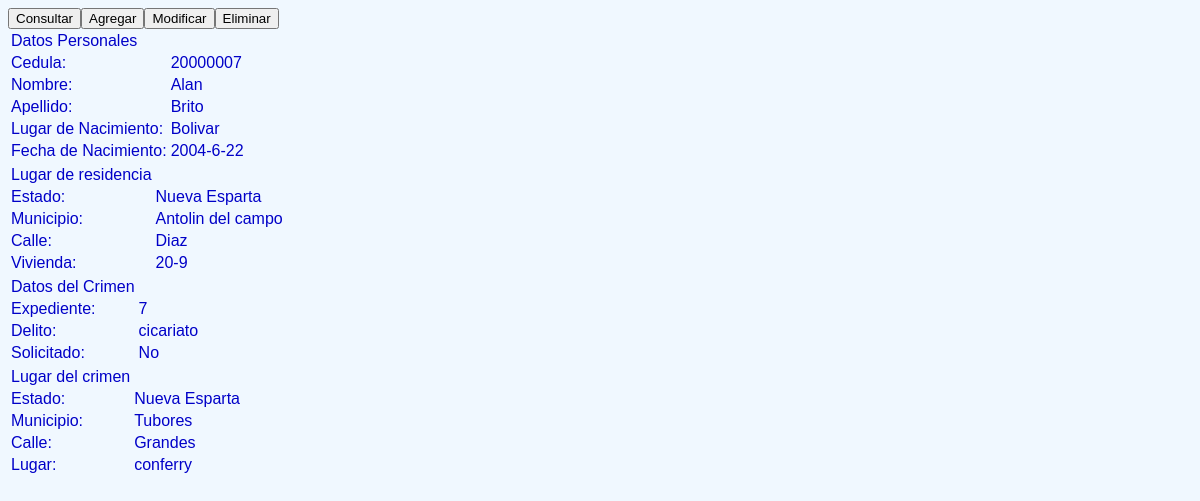
The page /result_consulta.php?cedula=20000007 on the database as committed earlier.
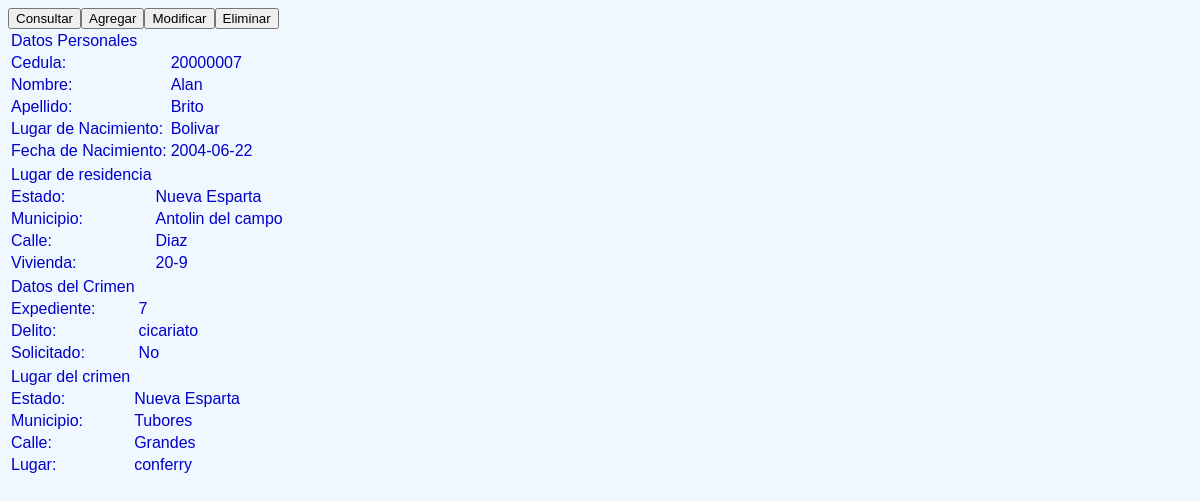
The same page on the database as committed later.
### tables this page shows
CREATE TABLE Ciudadanos(
	cedula INT UNSIGNED NOT NULL,
	nombre VARCHAR(64) NOT NULL,
	apellido VARCHAR(64) NOT NULL,
	l_nacimiento VARCHAR(64) NOT NULL,
	f_nacimiento DATE NOT NULL,
	PRIMARY KEY(cedula)
);

### result_consulta.php (the view, shortened to what this page needs)
<!DOCTYPE html>
<html>
  <head>
    <link rel="stylesheet" type="text/css" href="estilo.css" media="screen" />
  </head>
  <body>
    <nav name="barra" id="id_barra">
      <table>
            <form action="form_consulta.php">
              <input name="boton" id="id_boton" value="Consultar" type="submit"/>
            </form>
            <form action="form_agregar.php">
              <input name="boton" id="id_boton" value="Agregar" type="submit"/>
            </form>
            <form action="form_modificar.php">
              <input name="boton" id="id_boton" value="Modificar" type="submit"/>
            </form>
            <form action="form_eliminar.php">
              <input name="boton" id="id_boton" value="Eliminar" type="submit"/>
            </form>
      </table>
    </nav>
    <article name="contenido" id="id_contenido">
    <?php
    $cedula=$_GET["cedula"];
    include("conexionBD.php");
    $consulta="SELECT * FROM Ciudadanos WHERE cedula='$cedula'";
    $resultado=mysqli_query($conexion, $consulta);
    if($fila=mysqli_fetch_array($resultado, MYSQLI_ASSOC)){
      $consulta="SELECT * FROM Ciudadanos WHERE cedula='$cedula'";
      $resultado=mysqli_query($conexion, $consulta);
      mysqli_set_charset($conexion, "utf8");
      echo ("<table>");
      echo("<tr><td>Datos Personales</td></tr>");
      while($fila=mysqli_fetch_array($resultado, MYSQLI_ASSOC)){
        echo ("<tr><td>Cedula: </td><td>$fila[cedula]</td></tr>");
        echo ("<tr><td>Nombre: </td><td>$fila[nombre]</td></tr>");
        echo ("<tr><td>Apellido: </td><td>$fila[apellido]</td></tr>");
        echo ("<tr><td>Lugar de Nacimiento: </td><td>$fila[l_nacimiento]</td></tr>");
        echo ("<tr><td>Fecha de Nacimiento: </td><td>$fila[f_nacimiento]</td></tr>");
      }
      echo("</table>");
            $consulta="SELECT * FROM Ubicacion_Ciudadanos WHERE cedula_uc='$cedula'";
            $resultado=mysqli_query($conexion, $consulta);
            echo("<table>");
            echo("<tr><td>Lugar de residencia</td></tr>");
            while($fila=mysqli_fetch_array($resultado, MYSQLI_ASSOC)){
              echo ("<tr><td>Estado: </td><td>$fila[estado_uc]</td></tr>");
              echo ("<tr><td>Municipio: </td><td>$fila[municipio_uc]</td></tr>");
              echo ("<tr><td>Calle: </td><td>$fila[calle_uc]</td></tr>");
              echo ("<tr><td>Vivienda: </td><td>$fila[vivienda_uc]</td></tr>");
              }
            echo("</table>");
      $consulta="SELECT * FROM Crimenes WHERE cedula_c='$cedula'";
      $resultado=mysqli_query($conexion, $consulta);
      echo("<table>");
      echo("<tr><td>Datos del Crimen</td></tr>");
      while($fila=mysqli_fetch_array($resultado, MYSQLI_ASSOC)){
        echo ("<tr><td>Expediente: </td><td>$fila[expediente]</td></tr>");
        echo ("<tr><td>Delito: </td><td>$fila[delito]</td></tr>");
        if($fila["solicitado"]==0){
          $fila["solicitado"]="No";
        }
        else{
          $fila["solicitado"]="Si";
        }
        echo ("<tr><td>Solicitado: </td><td>$fila[solicitado]</td></tr>");
        }
      echo("</table>");
      $consulta="SELECT * FROM Lugar_Crimenes, Crimenes WHERE expediente_lc=expediente AND cedula_c=$cedula";
      $resultado=mysqli_query($conexion, $consulta);
      echo("<table>");
      echo("<tr><td>Lugar del crimen</td></tr>");
      while($fila=mysqli_fetch_array($resultado, MYSQLI_ASSOC)){
        echo ("<tr><td>Estado: </td><td>$fila[estado_lc]</td></tr>");
        echo ("<tr><td>Municipio: </td><td>$fila[municipio_lc]</td></tr>");
        echo ("<tr><td>Calle: </td><td>$fila[calle_lc]</td></tr>");
        echo ("<tr><td>Lugar: </td><td>$fila[lugar_lc]</td></tr>");
      }
      echo("</table>");
    }
    else{
      echo("<p>El ciudadano no ha cometido delitos anteriormente</p>");
    }
    ?>
  </article>
  </body>
</html>

Rows that differ between the two databases and show on the page:
changed ciudadanos "Alan": f_nacimiento "2004-6-22" → "2004-06-22"
